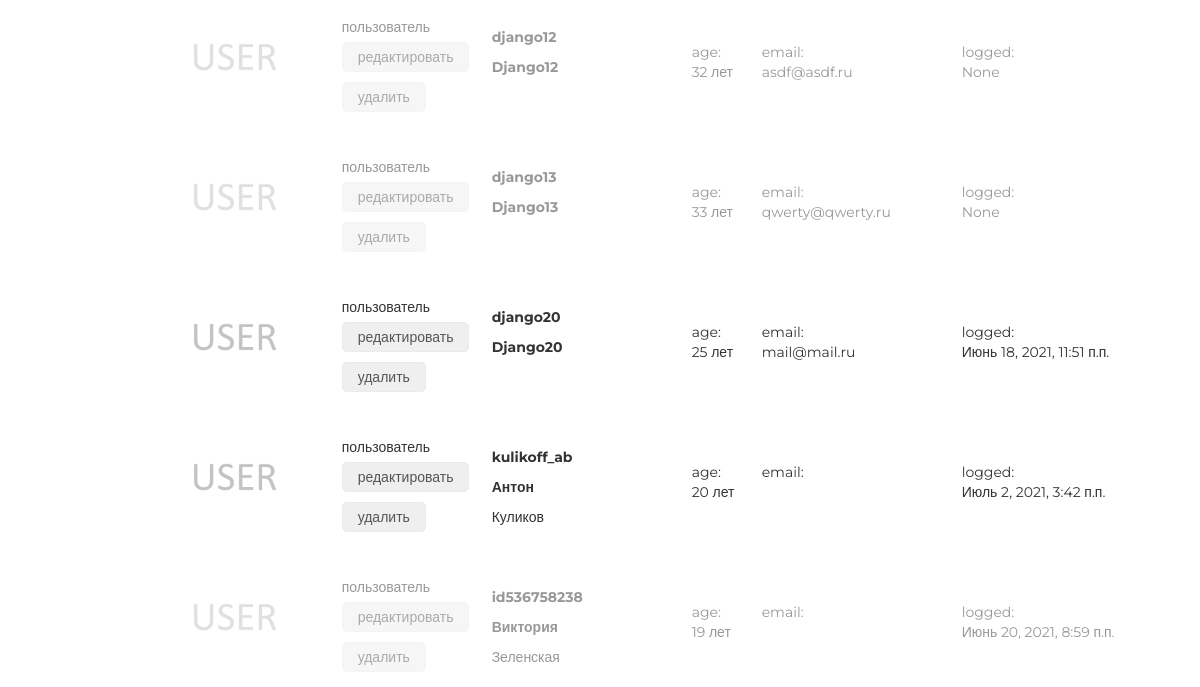
Before: /admin/users/read/ (signed in, lower part) with the older database file.
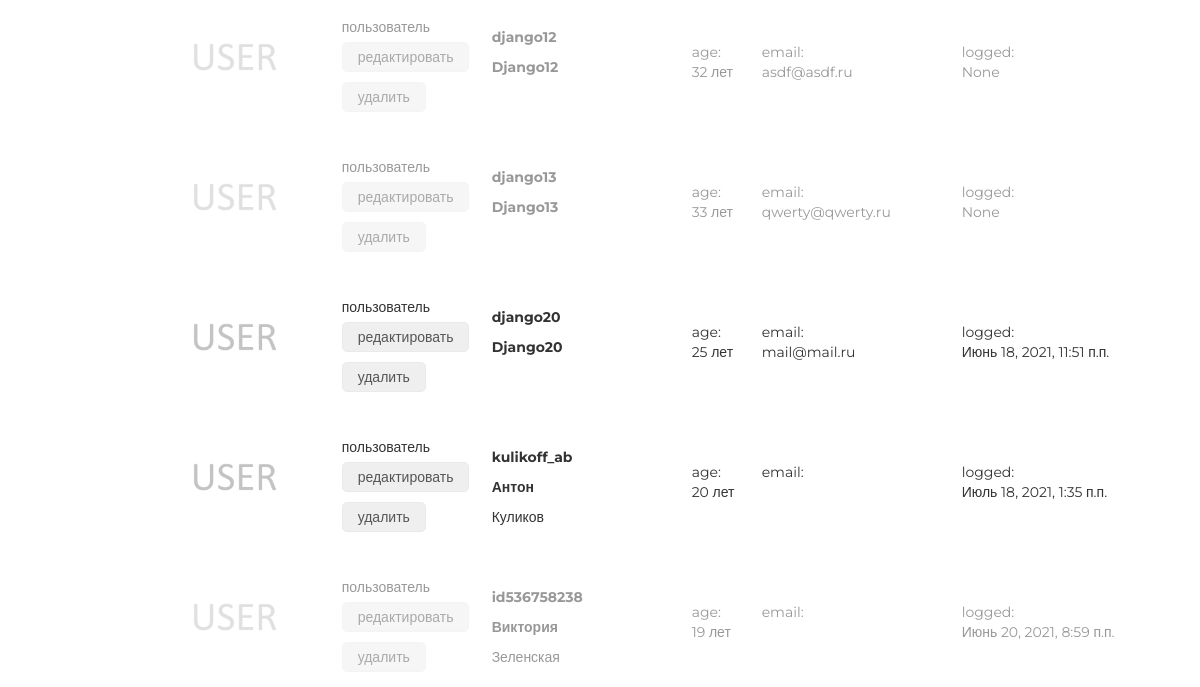
After: the same page with the newer database file.
### authapp/models.py (models this page shows, shortened)
class ShopUser(AbstractUser):
    avatar = models.ImageField(upload_to='users_avatars', blank=True)
    age = models.PositiveIntegerField(verbose_name='возраст', default=18)
    activation_key = models.CharField(max_length=128, blank=True)
    activation_key_created = models.DateTimeField(auto_now_add=True, blank=True, null=True)

### adminapp/views.py (the view)
class UsersListView(ListView):
    model = ShopUser
    template_name = 'adminapp/users.html'
    @method_decorator(user_passes_test(lambda u: u.is_superuser))
    def dispatch(self, *args, **kwargs):
        return super(UsersListView,  self).dispatch(*args, **kwargs)

### adminapp/templatetags/my_tags.py (called while the page is built)
@register.filter(name='media_folder_users')
def media_folder_users(string):
    if not string:
        string = 'users_avatars/default.jpg'
    new_string = "{}{}".format(URL_PREFIX, string)
    return new_string

### mainapp/context_processors.py (called while the page is built)
def basket(request):
    print(f'context processor basket works')
    basket = []
    if request.user.is_authenticated:
        basket = Basket.objects.filter(user=request.user)
    return {
        'basket': basket,
    }

### adminapp/templates/adminapp/users.html (shortened to what this page needs)
{% extends 'adminapp/base.html' %}
{% load static %}
{% load my_tags %}
{% block content %}
    <div class="users_list">
		{% for object in object_list %}
			<div class="user_record {% if not object.is_active %}not_active{% endif %}">
				<img src="{{ object.avatar|media_folder_users }}" alt="{{ object.username }}">
				<div class="user_role">
					{% if object.is_superuser %}администратор{% else %}пользователь{% endif %}
					<button>
						<a href={% url 'admin:user_update' object.pk %}>редактировать</a>
					</button>
					<button>
						<a href={% url 'admin:user_delete' object.pk %}>удалить</a>
					</button>
				</div>
				<div class="user_name">
					<p>
						<strong>{{ object.username }}</strong>
					</p>
					<p>
					{% if object.first_name %}
						<b>{{ object.first_name|title }}</b>
						{% if object.last_name %}
							<p>{{ object.last_name|title }}</p>
						{% endif %}
					{% endif %}
					</p>
				</div>
				<div class="user_age">
					age:<br>
					{{ object.age }} лет
				</div>
				<div class="user_email">
					email:<br>
					{{ object.email }}
				</div>
				<div class="user_lastlogin">
					logged:<br>
					{{ object.last_login }}
				</div>
			</div>
		{% endfor%}
	</div>
{% endblock %}

Changed rows visible on the page:
changed ShopUser "kulikoff_ab": last_login "Июль 2, 2021, 3:42 п.п." → "Июль 18, 2021, 1:35 п.п."
